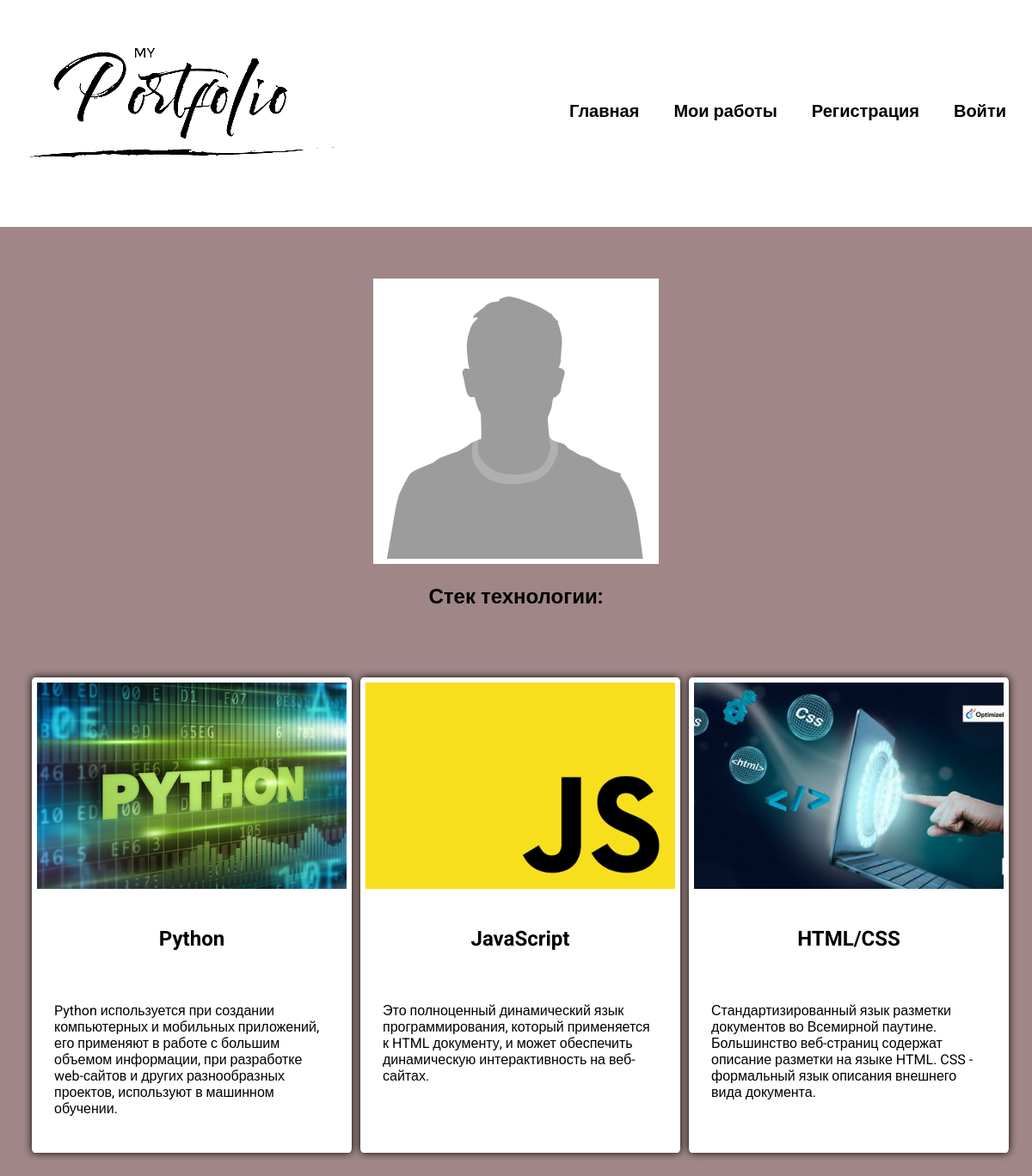
The page / on the database its author committed.
### skills/models.py (models this page shows, shortened)
class Skills(models.Model):
    title = models.CharField(max_length=100)
    description = models.CharField(max_length=250)
    image = models.ImageField(upload_to='skills/images/')
    url = models.URLField(blank=True)

### skills/views.py (the view)
# urls.py: path('', views.index, name='index'),
def index(request):
    projects = Skills.objects.all()
    return render(request, 'skills/index.html', {'projects': projects})

### skills/templates/skills/index.html
{% extends 'skills/base.html' %}
{% load static %}
{% block content %}
<div class="img">
    <img src="{% static 'skills/player_thumb.png' %}" alt="">
</div>
<h2>Стек технологии:</h2>
<div class="block">
    {% for p in projects %}
        <div class="element">
            <div>
                <img src="{{ p.image.url }}" alt="">
            </div>
            <div class="text">
                <h2><a href="{{ p.url }}" target="_blank">{{ p.title }}</a></h2>
                <p>{{ p.description }}</p>
            </div>
        </div>
    {% endfor %}
</div>
{% endblock content %}

### skills/static/css/style.css (style rules this page uses)
body { background: rgb(160, 134, 134); padding: 0; margin: 0; font-family: 'Roboto', sans-serif; }
div>h2>a { text-decoration: none; color: black; }
.block { display: flex; flex-wrap: wrap; justify-content: space-evenly; margin-bottom: 60px; }
.element, .count { background: white; border: 6px solid white; margin: 20px 0; border-radius: 1%; box-shadow: 0px 0px 10px black; max-height: 10%; max-width: 40%; margin-left: 10px; }
.text { width: 360px; padding: 20px; box-sizing: border-box; }
.block img { max-width: 360px; }
.img+h2, .text h2 { text-align: center; margin-bottom: 60px; }
.img img { border: 6px solid white; }
.img { text-align: center; }

### rows shown on the page
Skills: image (picture), title "Python", description "Python используется при создании компьютерных и мобильных приложений, его применяют в работе с большим объемом информации, при разработке web-сайтов и других разнообразных проектов, используют в машинном обучении."
Skills: image (picture), title "JavaScript", description "Это полноценный динамический язык программирования, который применяется к HTML документу, и может обеспечить динамическую интерактивность на веб-сайтах."
Skills: image (picture), title "HTML/CSS", description "Стандартизированный язык разметки документов во Всемирной паутине. Большинство веб-страниц содержат описание разметки на языке HTML. CSS - формальный язык описания внешнего вида документа."
